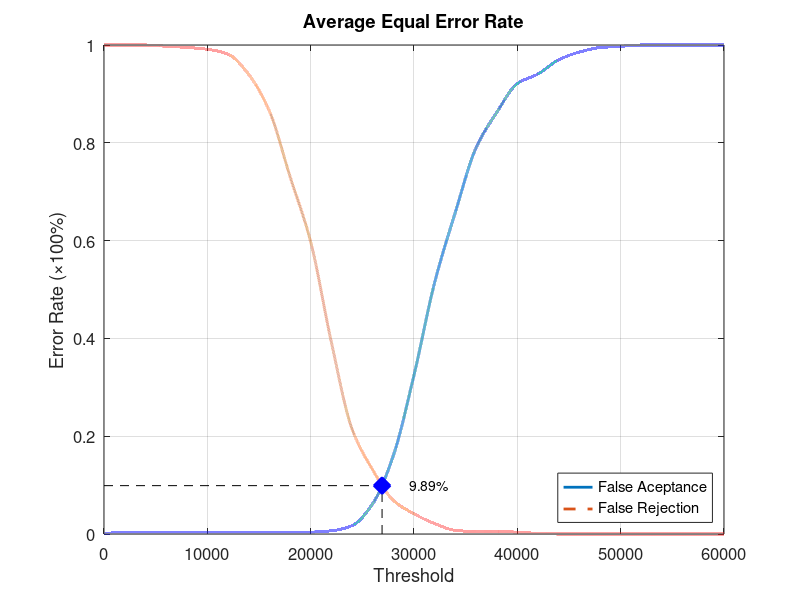
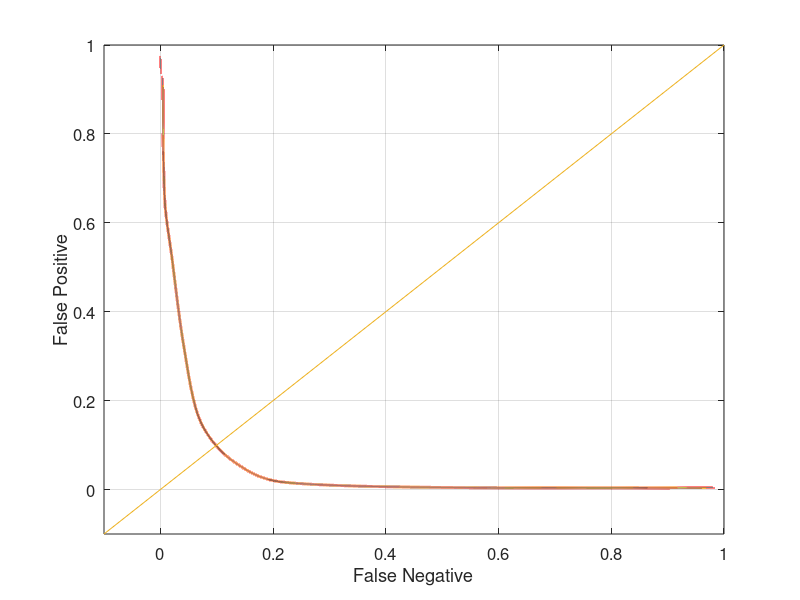

Reproduce these figures in MATLAB, in order.
function yEER = Experiment2Average
close all;
clear;
clc;
x = 0:2000:60000;
xq = 0:0.5:60000;

y0 = [0 0.00394737 0.00394737 0.00394737 0.00394737 0.00394737 0.00394737 0.00394737 0.00394737 0.00394737 0.00394737 0.00657895 0.0171053 0.0618421 0.160526 0.325 0.514474 0.657895 0.789474 0.861842 0.921053 0.940789 0.969737 0.985526 0.994737 0.997368 1 1 1 1 1];
yy0 = interp1(x, y0, xq, 'pchip');
y1 = [1 1 1 0.9975 0.995 0.99125 0.98125 0.94 0.865 0.73125 0.5975 0.3925 0.215 0.13125 0.06875 0.04125 0.02125 0.0075 0.005 0.005 0.00375 0.00125 0 0 0 0 0 0 0 0 0];
yy1 = interp1(x, y1, xq, 'pchip');

% Calculating EER: 
y2 = abs(y0 - y1);
find(y2 == min(y2))
yy2 = abs(yy0 - yy1);
xEER = find(yy2 == min(yy2));
xEERIndex = xq(xEER) % X-axis EER
yEER = yy0(xEER) % Y-axis EER

main = figure
plot(xq, yy0,'-','LineWidth', 2);	hold on
plot(xq, yy1,'--','LineWidth', 2);	hold on
plot([xEERIndex xEERIndex], [0 yEER], 'k--');	hold on
plot([0 xEERIndex], [yEER yEER], 'k--');	hold on
plot(xEERIndex, yEER, 'bx', 'LineWidth', 10);	hold on
text(xEERIndex + 10 * xEERIndex / 100, yEER, [num2str(round((10000 * yEER)) / 100) '%'])
legend('False Aceptance', 'False Rejection', 'Location', 'SouthEast')
xlabel('Threshold')
ylabel('Error Rate (\times100%)')
title('Average Equal Error Rate')
set(gca, 'FontSize', 12)
axis([0 60000 0 1])
grid on

print(main, 'Experiment2AverageMain', '-dpng');
FNRxFPR = figure('Color', [1 1 1]);
plot(yy1, yy0, '-', yy1, yy0, 'LineWidth', 2);
hold on
y = -0.1:0.1:1
plot(y, y); 
set(gca, 'FontSize', 12)
xlabel('False Negative')
ylabel('False Positive')
axis([-0.1 1 -0.1 1])
set(gca, 'FontSize', 12)
grid on

print(FNRxFPR, 'Experiment2AverageFNRxFPR','-dpng');
end
